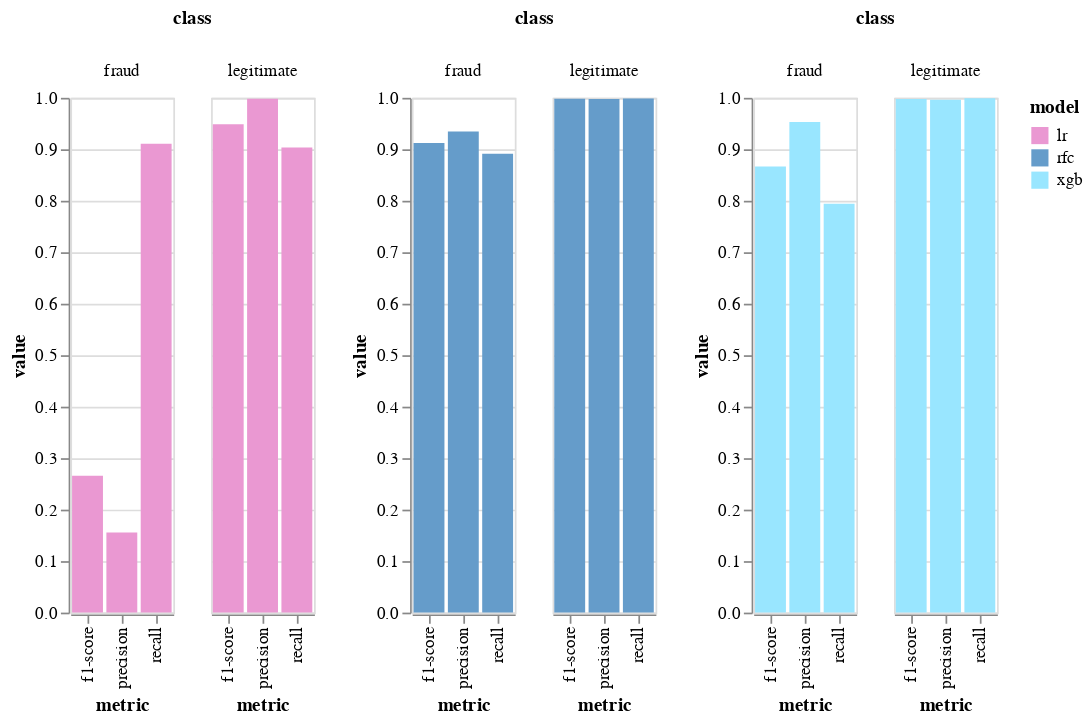

Notebook code for this chart:
### Markdown cell above
#### Model Performance Metrics

Let's first do a side-by-side comparison of the model performance metrics

### Code cell
from altair.expr import datum
import altair as alt

def pivot_class_report(df):
    
    df = df.T.unstack().reset_index(level=1, name='value')
    df = df.rename(columns={'level_1':'metric'})
    df = df.reset_index().rename(columns={'index': 'class'})
    return df

# Build a single dataset from each of the model performance metrics
df = pd.DataFrame(columns=['class', 'metric', 'value', 'model'])

for model in models:
    model_df = models[model]['class_report'][:2]
    model_df = pivot_class_report(model_df)
    model_df['model'] = model
    df = df.append(model_df)

# Remove the support column
df = df[df['metric'] != 'support']

# Chart the side-by-side metrics for each model
base = alt.Chart(df).mark_bar().encode(
    column='class',
    x='metric',
    y='value',
    color=alt.Color('model', scale=alt.Scale(range=['#EA98D2', '#659CCA', '#99e6ff']))
)

chart = alt.hconcat()

for model in ['lr', 'rfc', 'xgb']:
    chart |= base.transform_filter(datum.model == model)

chart.display()

### Figure 1 — Vega-Lite specification as saved in the notebook (floating-point values rounded to 4 significant figures)
{"config": {"view": {"continuousWidth": 400, "continuousHeight": 300}}, "hconcat": [{"mark": "bar", "encoding": {"color": {"type": "nominal", "field": "model", "scale": {"range": ["#EA98D2", "#659CCA", "#99e6ff"]}}, "column": {"type": "nominal", "field": "class"}, "x": {"type": "nominal", "field": "metric"}, "y": {"type": "quantitative", "field": "value"}}, "transform": [{"filter": "(datum.model === 'lr')"}]}, {"mark": "bar", "encoding": {"color": {"type": "nominal", "field": "model", "scale": {"range": ["#EA98D2", "#659CCA", "#99e6ff"]}}, "column": {"type": "nominal", "field": "class"}, "x": {"type": "nominal", "field": "metric"}, "y": {"type": "quantitative", "field": "value"}}, "transform": [{"filter": "(datum.model === 'rfc')"}]}, {"mark": "bar", "encoding": {"color": {"type": "nominal", "field": "model", "scale": {"range": ["#EA98D2", "#659CCA", "#99e6ff"]}}, "column": {"type": "nominal", "field": "class"}, "x": {"type": "nominal", "field": "metric"}, "y": {"type": "quantitative", "field": "value"}}, "transform": [{"filter": "(datum.model === 'xgb')"}]}], "data": {"name": "data-81b81d9dd784d9edf67e5d078b5b082e"}, "$schema": "https://vega.github.io/schema/vega-lite/v4.8.1.json", "datasets": {"data-81b81d9dd784d9edf67e5d078b5b082e": [{"class": "fraud", "metric": "precision", "value": 0.1555, "model": "lr"}, {"class": "fraud", "metric": "recall", "value": 0.9107, "model": "lr"}, {"class": "fraud", "metric": "f1-score", "value": 0.2657, "model": "lr"}, {"class": "legitimate", "metric": "precision", "value": 0.9981, "model": "lr"}, {"class": "legitimate", "metric": "recall", "value": 0.9036, "model": "lr"}, {"class": "legitimate", "metric": "f1-score", "value": 0.9485, "model": "lr"}, {"class": "fraud", "metric": "precision", "value": 0.9346, "model": "rfc"}, {"class": "fraud", "metric": "recall", "value": 0.8911, "model": "rfc"}, {"class": "fraud", "metric": "f1-score", "value": 0.9123, "model": "rfc"}, {"class": "legitimate", "metric": "precision", "value": 0.9979, "model": "rfc"}, {"class": "legitimate", "metric": "recall", "value": 0.9988, "model": "rfc"}, {"class": "legitimate", "metric": "f1-score", "value": 0.9983, "model": "rfc"}, {"class": "fraud", "metric": "precision", "value": 0.9532, "model": "xgb"}, {"class": "fraud", "metric": "recall", "value": 0.7942, "model": "xgb"}, {"class": "fraud", "metric": "f1-score", "value": 0.8664, "model": "xgb"}, {"class": "legitimate", "metric": "precision", "value": 0.996, "model": "xgb"}, {"class": "legitimate", "metric": "recall", "value": 0.9992, "model": "xgb"}, {"class": "legitimate", "metric": "f1-score", "value": 0.9976, "model": "xgb"}]}}
